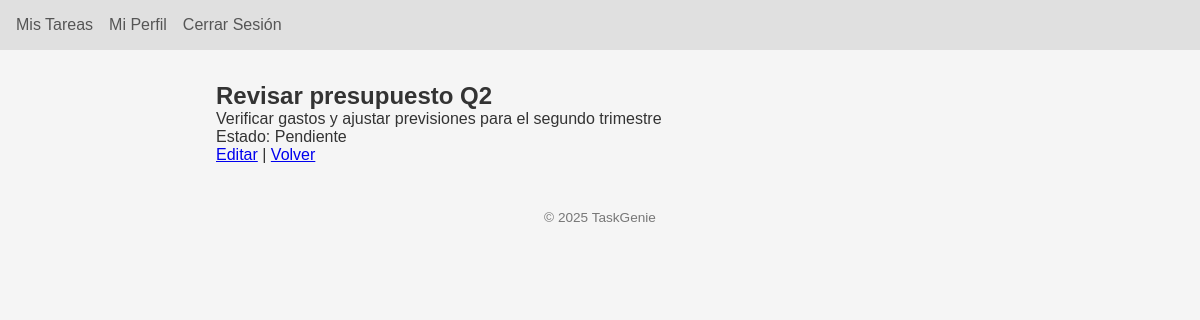
Page /tareas/1/ver (signed in) on the committed database.
### app/models.py (models this page shows, shortened)
class Tarea(db.Model):
    __tablename__ = "tareas"
    id               = db.Column(db.Integer, primary_key=True)
    titulo           = db.Column(db.String(100), nullable=False)
    descripcion      = db.Column(db.Text, nullable=True)
    completada       = db.Column(db.Boolean, default=False)
    fecha_creacion   = db.Column(db.Date, default=date.today)
    fecha_entrega    = db.Column(db.Date, nullable=True)
    user_id          = db.Column(db.Integer, db.ForeignKey("usuarios.id"), nullable=False)
    importancia_id   = db.Column(db.String(2), db.ForeignKey("tb_importancia.cod_id"), nullable=True)
    estado_id        = db.Column(db.String(2), db.ForeignKey("tb_estado_tarea.cod_id"), nullable=True)
    asignado_a_id    = db.Column(db.Integer, db.ForeignKey("usuarios.id"), nullable=True)
    calificacion_id  = db.Column(db.Integer, db.ForeignKey("tb_tarea_calificada.cod_id_califica"), nullable=True)
    usuario        = db.relationship(
        "Usuario",
        foreign_keys=[user_id],
        back_populates="tareas_creadas"
    )
    asignado_a     = db.relationship(
        "Usuario",
        foreign_keys=[asignado_a_id],
        back_populates="tareas_recibidas"
    )
    importancia    = db.relationship(
        "Importancia",
        back_populates="tareas"
    )
    estado         = db.relationship(
        "EstadoTarea",
        back_populates="tareas"
    )
    calificaciones = db.relationship(
        "TareaCalificada",
        back_populates="tarea",
        cascade="all, delete-orphan",
        foreign_keys="[TareaCalificada.cod_id_tarea]"
    )

### app/blueprints/tareas/routes.py (the view)
@tareas_bp.route("/<int:tarea_id>/ver", methods=["GET"])
@login_required
def detalle(tarea_id: int):
    tarea = _get_own_task_or_404(tarea_id)
    cal = TareaCalificada.query.filter_by(cod_id_tarea=tarea_id).first()
    return render_template(
        "tareas/detalle.html",
        tarea=tarea,
        calificacion=cal
    )

### app/blueprints/tareas/routes.py (called while the page is built)
def _get_own_task_or_404(tarea_id: int) -> Tarea:
    tarea = Tarea.query.get(tarea_id)
    if not tarea:
        abort(404, "Tarea no encontrada")
    if current_user.rol == RolEnum.ALUMNO and tarea.asignado_a_id != current_user.id:
        abort(404)
    if current_user.rol != RolEnum.ALUMNO and tarea.user_id != current_user.id:
        abort(404)
    return tarea

### app/extensions.py (called while the page is built)
@login_manager.user_loader
def load_user(user_id: str):
    from app.models import Usuario
    return db.session.get(Usuario, int(user_id))

### app/blueprints/tareas/templates/tareas/detalle.html
{% extends 'base.html' %} {% block title %}Detalle Tarea{% endblock %} {% block
content %}
<h2>{{ tarea.titulo }}</h2>
<p>{{ tarea.descripcion }}</p>
<p>Estado: {{ 'Completada' if tarea.completada else 'Pendiente' }}</p>
<p>
  <a href="{{ url_for('tareas.editar', tarea_id=tarea.id) }}">Editar</a> |
  <a href="{{ url_for('tareas.listado') }}">Volver</a>
</p>
{% endblock %}

### app/static/css/style.css (style rules this page uses)
:root { --bg: #f5f5f5; --nav-bg: #e0e0e0; --text: #333; --link: #555; --link-hover: #000; --flash-info: #d9edf7; --flash-success: #dff0d8; --flash-danger: #f2dede; --flash-warning: #fcf8e3; }
* { margin: 0; padding: 0; box-sizing: border-box; font-family: Arial, sans-serif; }
body { background: var(--bg); color: var(--text); }

### rows in the picture
Tarea: titulo "Revisar presupuesto Q2", descripcion "Verificar gastos y ajustar previsiones para el segundo trimestre", completada "Pendiente"
